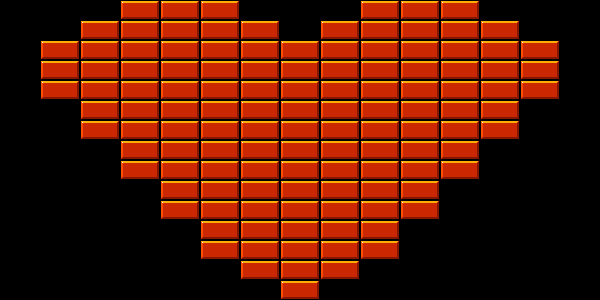

Rendered tile map (Tiled .tmx) drawn with the repository's tilesets; below, a short description and the full map source, tile grids included:
An orthogonal 15x15 tile map with 40x20 px tiles, 1 tile layer (Bricks).

<map version="1.10" tiledversion="1.12.2" orientation="orthogonal" renderorder="right-down" width="15" height="15" tilewidth="40" tileheight="20" infinite="0" nextlayerid="1" nextobjectid="1">
 <tileset firstgid="1" source="bricks.tsx" />
 <layer id="1" name="Bricks" width="15" height="15">
  <data encoding="csv">
0,0,0,4,4,4,0,0,0,4,4,4,0,0,0,
0,0,4,4,4,4,4,0,4,4,4,4,4,0,0,
0,4,4,4,4,4,4,4,4,4,4,4,4,4,0,
0,4,4,4,4,4,4,4,4,4,4,4,4,4,0,
0,4,4,4,4,4,4,4,4,4,4,4,4,4,0,
0,0,4,4,4,4,4,4,4,4,4,4,4,0,0,
0,0,4,4,4,4,4,4,4,4,4,4,4,0,0,
0,0,0,4,4,4,4,4,4,4,4,4,0,0,0,
0,0,0,4,4,4,4,4,4,4,4,4,0,0,0,
0,0,0,0,4,4,4,4,4,4,4,0,0,0,0,
0,0,0,0,4,4,4,4,4,4,4,0,0,0,0,
0,0,0,0,0,4,4,4,4,4,0,0,0,0,0,
0,0,0,0,0,4,4,4,4,4,0,0,0,0,0,
0,0,0,0,0,0,4,4,4,0,0,0,0,0,0,
0,0,0,0,0,0,0,4,0,0,0,0,0,0,0
</data>
 </layer>
</map>
